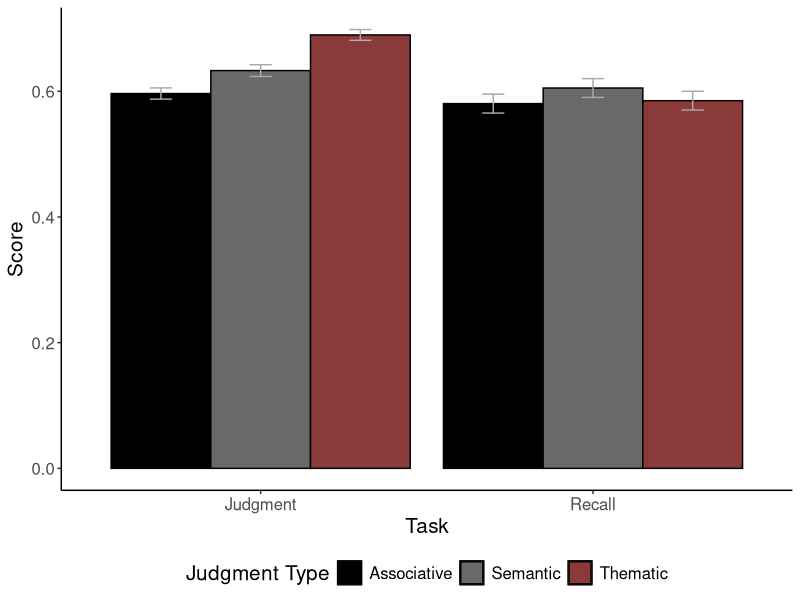
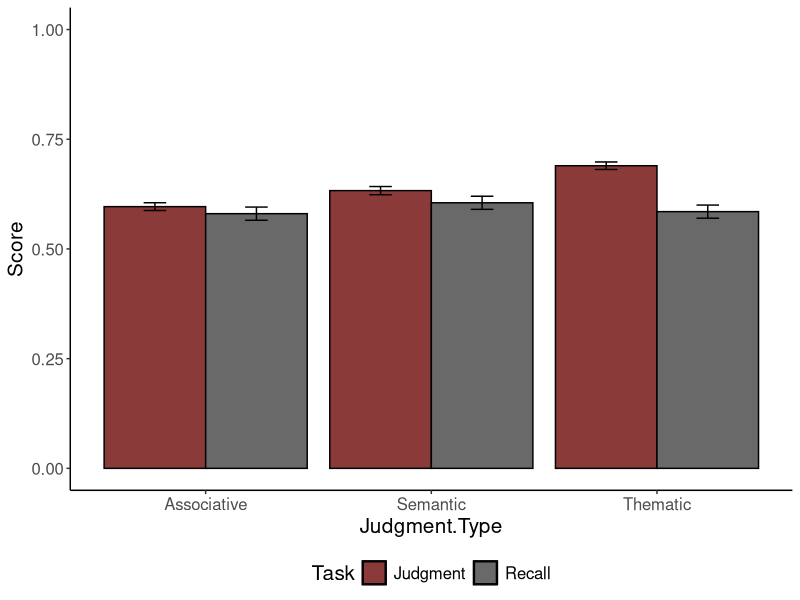
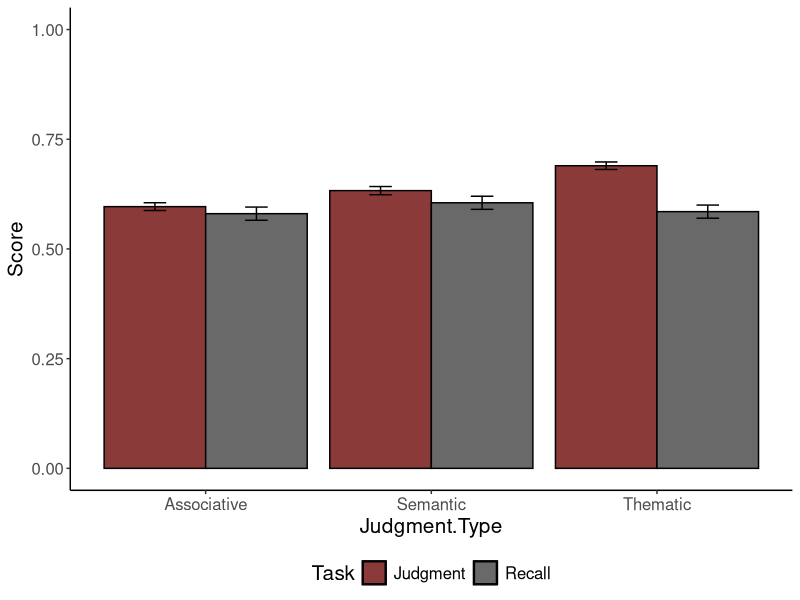

Here is the R script that generated these plots, in order:
##setup
library(reshape)
library(ggplot2)

cleanup = theme(panel.grid.major = element_blank(), 
                panel.grid.minor = element_blank(), 
                panel.background = element_blank(), 
                axis.line.x = element_line(color = "black"),
                axis.line.y = element_line(color = "black"),
                legend.key = element_rect(fill = "white"),
                text = element_text(size = 15))

##data screening
##same as part 2 script
dat = read.csv("Melted Data Thesis.csv")
colnames(dat)[2] = "Judgment.task"
colnames(dat)[4] = "Judgment"

dat$Judgment[ dat$Judgment > 100 ] = NA

mahal = mahalanobis(dat[ , c(4,5)],
                    colMeans(dat[ , c(4,5)], na.rm = TRUE),
                    cov(dat[ , c(4,5)], use = "pairwise.complete.obs"))
cutoff = qchisq(1-.001, ncol(dat[ , c(4,5)]))
cutoff;ncol(dat[ , c(4,5)])
summary(mahal < cutoff)
dat.noout = subset(dat, mahal < cutoff)

##drop sw columns
dat.noout2 = dat.noout[ , c(1:8)]

dat.noout2$Judgment = dat.noout2$Judgment/100

##melt the data
long.dat = melt(dat.noout2, id = c("Partno", "Judgment.task", "Word.Pair", "COS", "LSA", "FSG"))

##rename columns
colnames(long.dat)[2] = "Judgment.Type" 
colnames(long.dat)[7] = "Task"
colnames(long.dat)[8] = "Score"


##make the graph
bar.plot = ggplot(long.dat, aes(Task, Score, fill = Judgment.Type)) +
  cleanup +
  theme(legend.position="bottom") +
  stat_summary(fun.y = mean,
              geom = "bar",
              position = "dodge",
              color = "black") +
  stat_summary(fun.data = mean_cl_normal,
               geom = "errorbar", 
               position = position_dodge(width = 0.90),
               width = .2,
               color = "darkgrey") +
  scale_fill_manual("Judgment Type", 
                   values = c("Associative" = "black", 
                              "Semantic" = "dimgrey",
                              "Thematic" = "indianred4"))
bar.plot

##updated graph
bar.plot2 = ggplot(long.dat, aes(Judgment.Type, Score, fill = Task)) +
  cleanup +
  theme(legend.position="bottom") +
  stat_summary(fun.y = mean,
               geom = "bar",
               position = "dodge",
               color = "black") +
  stat_summary(fun.data = mean_cl_normal,
               geom = "errorbar", 
               position = position_dodge(width = 0.90),
               width = .2,
               color = "black") +
  scale_fill_manual("Task", 
                    values = c("Judgment" = "indianred4", 
                               "Recall" = "dimgray")) +
  ylim(0, 1)
bar.plot2

tiff(filename = "mpagraph.tiff", res = 300, width = 6, 
     height = 6, units = 'in', compression = "lzw")
plot(bar.plot2)
dev.off()
